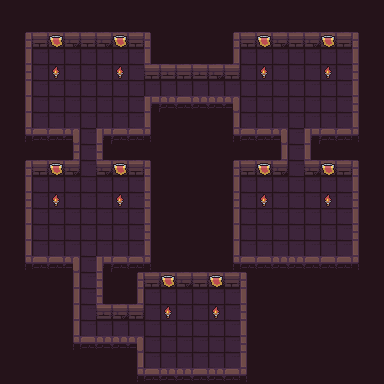

A 2D game scene composited from a Tiled map and its tileset images. What follows is a short description and the map's XML, with every tile layer's data as written:
An orthogonal 24x24 tile map with 16x16 px tiles, 4 tile layers (background, road, wall, item), 3 tilesets.

<map version="1.5" tiledversion="1.5.0" orientation="orthogonal" renderorder="right-down" width="24" height="24" tilewidth="16" tileheight="16" infinite="0" nextlayerid="7" nextobjectid="1">
 <tileset firstgid="1" name="Dungeon_Tileset" tilewidth="16" tileheight="16" tilecount="100" columns="10">
  <image source="Dungeon_Tileset.png" width="160" height="160" />
 </tileset>
 <tileset firstgid="101" name="flag" tilewidth="16" tileheight="16" tilecount="4" columns="4">
  <image source="flag.png" width="64" height="16" />
  <tile id="3">
   <animation>
    <frame tileid="3" duration="200" />
    <frame tileid="2" duration="200" />
    <frame tileid="1" duration="200" />
    <frame tileid="0" duration="200" />
   </animation>
  </tile>
 </tileset>
 <tileset firstgid="105" name="torch" tilewidth="16" tileheight="16" tilecount="4" columns="4">
  <image source="torch.png" width="64" height="16" />
  <tile id="0">
   <animation>
    <frame tileid="0" duration="200" />
    <frame tileid="1" duration="200" />
    <frame tileid="2" duration="200" />
    <frame tileid="3" duration="200" />
   </animation>
  </tile>
 </tileset>
 <layer id="1" name="background" width="24" height="24">
  <data encoding="csv">
79,79,79,79,79,79,79,79,79,79,79,79,79,79,79,79,79,79,79,79,79,79,79,79,
79,79,79,79,79,79,79,79,79,79,79,79,79,79,79,79,79,79,79,79,79,79,79,79,
79,79,79,79,79,79,79,79,79,79,79,79,79,79,79,79,79,79,79,79,79,79,79,79,
79,79,79,79,79,79,79,79,79,79,79,79,79,79,79,79,79,79,79,79,79,79,79,79,
79,79,79,79,79,79,79,79,79,79,79,79,79,79,79,79,79,79,79,79,79,79,79,79,
79,79,79,79,79,79,79,79,79,79,79,79,79,79,79,79,79,79,79,79,79,79,79,79,
79,79,79,79,79,79,79,79,79,79,79,79,79,79,79,79,79,79,79,79,79,79,79,79,
79,79,79,79,79,79,79,79,79,79,79,79,79,79,79,79,79,79,79,79,79,79,79,79,
79,79,79,79,79,79,79,79,79,79,79,79,79,79,79,79,79,79,79,79,79,79,79,79,
79,79,79,79,79,79,79,79,79,79,79,79,79,79,79,79,79,79,79,79,79,79,79,79,
79,79,79,79,79,79,79,79,79,79,79,79,79,79,79,79,79,79,79,79,79,79,79,79,
79,79,79,79,79,79,79,79,79,79,79,79,79,79,79,79,79,79,79,79,79,79,79,79,
79,79,79,79,79,79,79,79,79,79,79,79,79,79,79,79,79,79,79,79,79,79,79,79,
79,79,79,79,79,79,79,79,79,79,79,79,79,79,79,79,79,79,79,79,79,79,79,79,
79,79,79,79,79,79,79,79,79,79,79,79,79,79,79,79,79,79,79,79,79,79,79,79,
79,79,79,79,79,79,79,79,79,79,79,79,79,79,79,79,79,79,79,79,79,79,79,79,
79,79,79,79,79,79,79,79,79,79,79,79,79,79,79,79,79,79,79,79,79,79,79,79,
79,79,79,79,79,79,79,79,79,79,79,79,79,79,79,79,79,79,79,79,79,79,79,79,
79,79,79,79,79,79,79,79,79,79,79,79,79,79,79,79,79,79,79,79,79,79,79,79,
79,79,79,79,79,79,79,79,79,79,79,79,79,79,79,79,79,79,79,79,79,79,79,79,
79,79,79,79,79,79,79,79,79,79,79,79,79,79,79,79,79,79,79,79,79,79,79,79,
79,79,79,79,79,79,79,79,79,79,79,79,79,79,79,79,79,79,79,79,79,79,79,79,
79,79,79,79,79,79,79,79,79,79,79,79,79,79,79,79,79,79,79,79,79,79,79,79,
79,79,79,79,79,79,79,79,79,79,79,79,79,79,79,79,79,79,79,79,79,79,79,79
</data>
 </layer>
 <layer id="2" name="road" width="24" height="24">
  <data encoding="csv">
0,0,0,0,0,0,0,0,0,0,0,0,0,0,0,0,0,0,0,0,0,0,0,0,
0,0,0,0,0,0,0,0,0,0,0,0,0,0,0,0,0,0,0,0,0,0,0,0,
0,0,0,0,0,0,0,0,0,0,0,0,0,0,0,0,0,0,0,0,0,0,0,0,
0,0,12,12,12,12,12,12,12,0,0,0,0,0,0,12,12,12,12,12,12,12,0,0,
0,0,12,12,12,12,12,12,12,0,0,0,0,0,0,12,12,12,12,12,12,12,0,0,
0,0,12,12,12,12,12,12,12,12,12,12,12,12,12,12,12,12,12,12,12,12,0,0,
0,0,12,12,12,12,12,12,12,0,0,0,0,0,0,12,12,12,12,12,12,12,0,0,
0,0,12,12,12,12,12,12,12,0,0,0,0,0,0,12,12,12,12,12,12,12,0,0,
0,0,0,0,0,12,0,0,0,0,0,0,0,0,0,0,0,0,12,0,0,0,0,0,
0,0,0,0,0,12,0,0,0,0,0,0,0,0,0,0,0,0,12,0,0,0,0,0,
0,0,0,0,0,12,0,0,0,0,0,0,0,0,0,0,0,0,12,0,0,0,0,0,
0,0,12,12,12,12,12,12,12,0,0,0,0,0,0,12,12,12,12,12,12,12,0,0,
0,0,12,12,12,12,12,12,12,0,0,0,0,0,0,12,12,12,12,12,12,12,0,0,
0,0,12,12,12,12,12,12,12,0,0,0,0,0,0,12,12,12,12,12,12,12,0,0,
0,0,12,12,12,12,12,12,12,0,0,0,0,0,0,12,12,12,12,12,12,12,0,0,
0,0,12,12,12,12,12,12,12,0,0,0,0,0,0,12,12,12,12,12,12,12,0,0,
0,0,0,0,0,12,0,0,0,0,0,0,0,0,0,0,0,0,0,0,0,0,0,0,
0,0,0,0,0,12,0,0,0,0,0,0,0,0,0,0,0,0,0,0,0,0,0,0,
0,0,0,0,0,12,0,0,0,12,12,12,12,12,12,0,0,0,0,0,0,0,0,0,
0,0,0,0,0,12,0,0,0,12,12,12,12,12,12,0,0,0,0,0,0,0,0,0,
0,0,0,0,0,12,12,12,12,12,12,12,12,12,12,0,0,0,0,0,0,0,0,0,
0,0,0,0,0,0,0,0,0,12,12,12,12,12,12,0,0,0,0,0,0,0,0,0,
0,0,0,0,0,0,0,0,0,12,12,12,12,12,12,0,0,0,0,0,0,0,0,0,
0,0,0,0,0,0,0,0,0,0,0,0,0,0,0,0,0,0,0,0,0,0,0,0
</data>
 </layer>
 <layer id="3" name="wall" width="24" height="24">
  <data encoding="csv">
0,0,0,0,0,0,0,0,0,0,0,0,0,0,0,0,0,0,0,0,0,0,0,0,
0,0,0,0,0,0,0,0,0,0,0,0,0,0,0,0,0,0,0,0,0,0,0,0,
0,1,2,3,4,5,4,5,5,6,0,0,0,0,1,2,3,4,5,4,5,5,6,0,
0,11,0,0,0,0,0,0,0,16,0,0,0,0,11,0,0,0,0,0,0,0,16,0,
0,21,0,0,0,0,0,0,0,2,3,2,3,4,5,0,0,0,0,0,0,0,26,0,
0,31,0,0,0,0,0,0,0,0,0,0,0,0,0,0,0,0,0,0,0,0,16,0,
0,31,0,0,0,0,0,0,0,51,43,42,43,44,56,0,0,0,0,0,0,0,26,0,
0,31,0,0,0,0,0,0,0,36,0,0,0,0,31,0,0,0,0,0,0,0,36,0,
0,41,42,42,56,0,51,45,45,46,0,0,0,0,41,42,42,56,0,51,45,45,46,0,
0,0,0,0,21,0,26,0,0,0,0,0,0,0,0,0,0,11,0,16,0,0,0,0,
0,1,2,3,4,0,4,5,5,6,0,0,0,0,1,2,3,4,0,4,5,5,6,0,
0,11,0,0,0,0,0,0,0,16,0,0,0,0,11,0,0,0,0,0,0,0,16,0,
0,21,0,0,0,0,0,0,0,26,0,0,0,0,21,0,0,0,0,0,0,0,26,0,
0,31,0,0,0,0,0,0,0,16,0,0,0,0,31,0,0,0,0,0,0,0,16,0,
0,31,0,0,0,0,0,0,0,26,0,0,0,0,31,0,0,0,0,0,0,0,26,0,
0,31,0,0,0,0,0,0,0,36,0,0,0,0,31,0,0,0,0,0,0,0,36,0,
0,41,42,42,56,0,51,45,45,46,0,0,0,0,41,42,42,43,44,45,45,45,46,0,
0,0,0,0,11,0,26,0,1,2,3,4,5,4,5,6,0,0,0,0,0,0,0,0,
0,0,0,0,11,0,26,0,11,0,0,0,0,0,0,16,0,0,0,0,0,0,0,0,
0,0,0,0,11,0,3,4,5,0,0,0,0,0,0,26,0,0,0,0,0,0,0,0,
0,0,0,0,31,0,0,0,0,0,0,0,0,0,0,36,0,0,0,0,0,0,0,0,
0,0,0,0,41,42,43,44,56,0,0,0,0,0,0,26,0,0,0,0,0,0,0,0,
0,0,0,0,0,0,0,0,31,0,0,0,0,0,0,36,0,0,0,0,0,0,0,0,
0,0,0,0,0,0,0,0,41,42,43,44,45,44,45,46,0,0,0,0,0,0,0,0
</data>
 </layer>
 <layer id="6" name="item" width="24" height="24">
  <data encoding="csv">
0,0,0,0,0,0,0,0,0,0,0,0,0,0,0,0,0,0,0,0,0,0,0,0,
0,0,0,0,0,0,0,0,0,0,0,0,0,0,0,0,0,0,0,0,0,0,0,0,
0,0,0,104,0,0,0,104,0,0,0,0,0,0,0,0,104,0,0,0,104,0,0,0,
0,0,0,0,0,0,0,0,0,0,0,0,0,0,0,0,0,0,0,0,0,0,0,0,
0,0,0,105,0,0,0,105,0,0,0,0,0,0,0,0,105,0,0,0,105,0,0,0,
0,0,0,0,0,0,0,0,0,0,0,0,0,0,0,0,0,0,0,0,0,0,0,0,
0,0,0,0,0,0,0,0,0,0,0,0,0,0,0,0,0,0,0,0,0,0,0,0,
0,0,0,0,0,0,0,0,0,0,0,0,0,0,0,0,0,0,0,0,0,0,0,0,
0,0,0,0,0,0,0,0,0,0,0,0,0,0,0,0,0,0,0,0,0,0,0,0,
0,0,0,0,0,0,0,0,0,0,0,0,0,0,0,0,0,0,0,0,0,0,0,0,
0,0,0,104,0,0,0,104,0,0,0,0,0,0,0,0,104,0,0,0,104,0,0,0,
0,0,0,0,0,0,0,0,0,0,0,0,0,0,0,0,0,0,0,0,0,0,0,0,
0,0,0,105,0,0,0,105,0,0,0,0,0,0,0,0,105,0,0,0,105,0,0,0,
0,0,0,0,0,0,0,0,0,0,0,0,0,0,0,0,0,0,0,0,0,0,0,0,
0,0,0,0,0,0,0,0,0,0,0,0,0,0,0,0,0,0,0,0,0,0,0,0,
0,0,0,0,0,0,0,0,0,0,0,0,0,0,0,0,0,0,0,0,0,0,0,0,
0,0,0,0,0,0,0,0,0,0,0,0,0,0,0,0,0,0,0,0,0,0,0,0,
0,0,0,0,0,0,0,0,0,0,104,0,0,104,0,0,0,0,0,0,0,0,0,0,
0,0,0,0,0,0,0,0,0,0,0,0,0,0,0,0,0,0,0,0,0,0,0,0,
0,0,0,0,0,0,0,0,0,0,105,0,0,105,0,0,0,0,0,0,0,0,0,0,
0,0,0,0,0,0,0,0,0,0,0,0,0,0,0,0,0,0,0,0,0,0,0,0,
0,0,0,0,0,0,0,0,0,0,0,0,0,0,0,0,0,0,0,0,0,0,0,0,
0,0,0,0,0,0,0,0,0,0,0,0,0,0,0,0,0,0,0,0,0,0,0,0,
0,0,0,0,0,0,0,0,0,0,0,0,0,0,0,0,0,0,0,0,0,0,0,0
</data>
 </layer>
</map>
